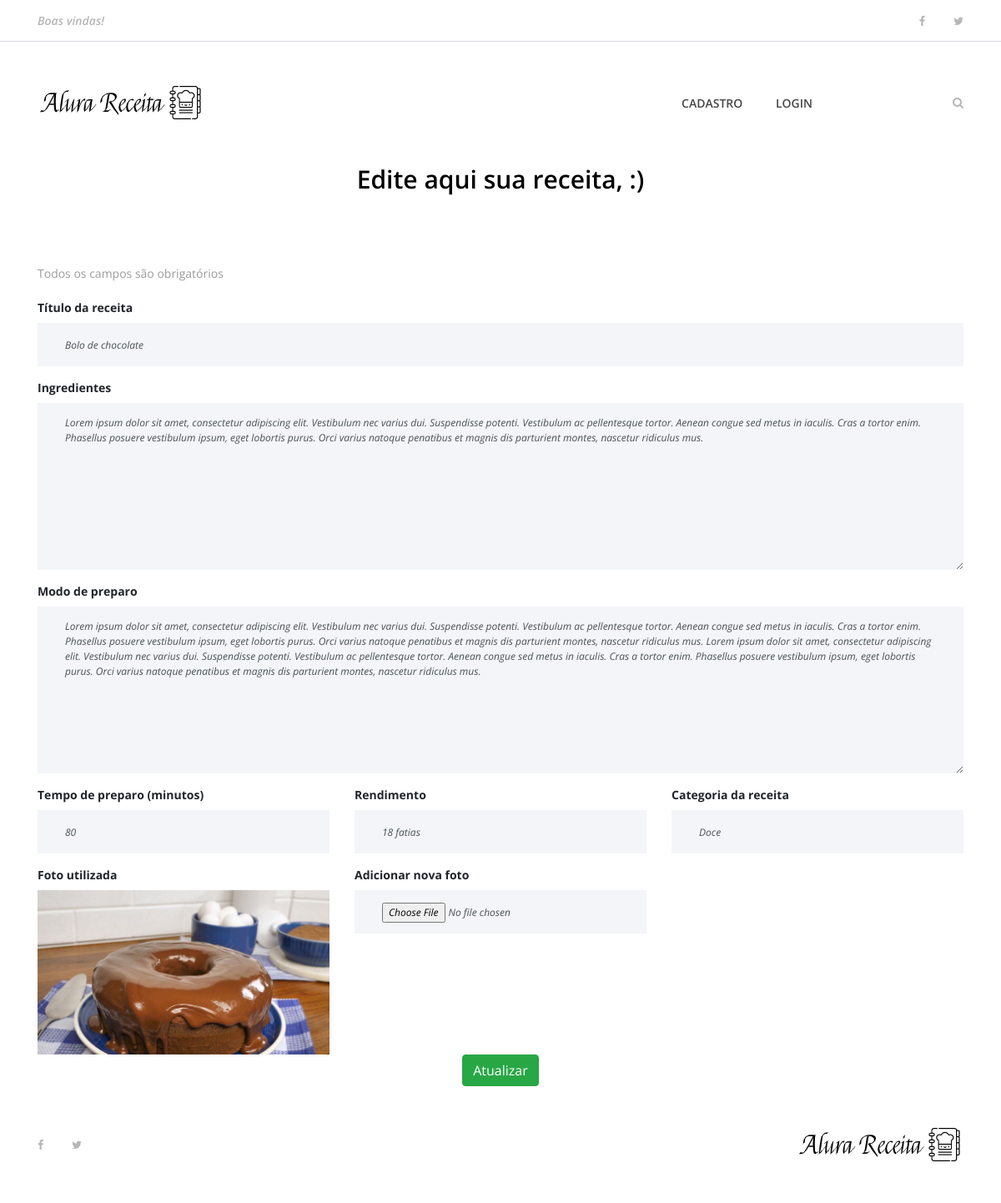
The page /edita/1 on the database as committed earlier.
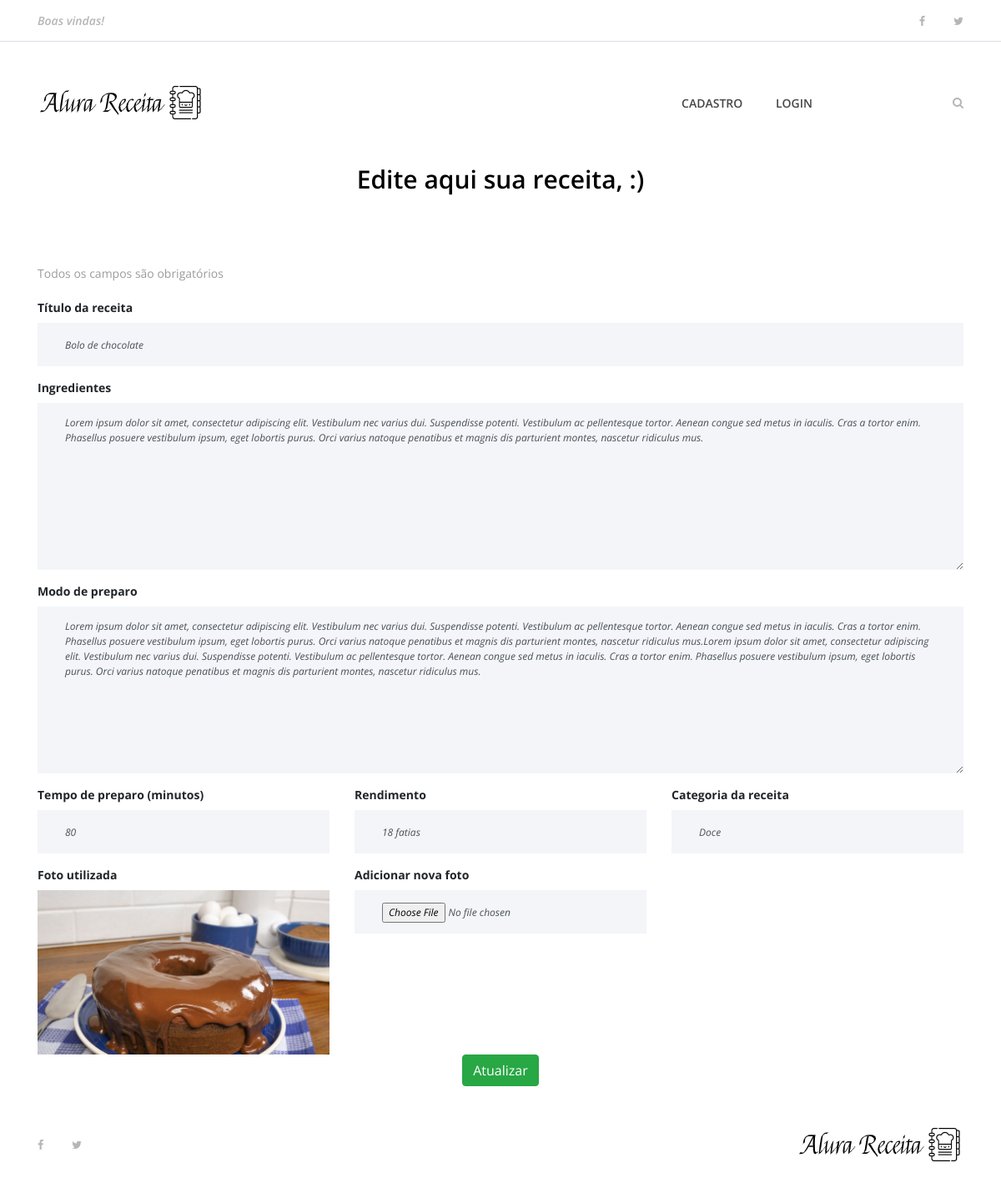
The same page on the database as committed later.
### apps/receitas/models.py (models this page shows, shortened)
class receita(models.Model):
    pessoa = models.ForeignKey(User, on_delete=models.CASCADE)
    nome_receita = models.CharField(max_length=200)
    ingredientes = models.TextField()
    modo_preparo = models.TextField()
    tempo_preparo = models.IntegerField()
    rendimento = models.CharField(max_length=100)
    categoria = models.CharField(max_length=100)
    data_receita = models.DateTimeField(default=datetime.now, blank=True)
    foto_receita = models.ImageField(upload_to ='fotos/%d,%m,%Y', blank=True)
    publicado = models.BooleanField(default=False)

### apps/receitas/views/receita.py (the view)
# urls.py: path('edita/<int:receita_id>', edita_receita, name='edita_receita'),
def edita_receita(request, receita_id):
    recipe = get_object_or_404(receita, pk=receita_id)
    receita_a_edita = { 'recipe': recipe }
    return render(request, 'usuarios/edita_receita.html', receita_a_edita)

### templates/usuarios/edita_receita.html (shortened to what this page needs)
{% extends 'base.html' %}
{% load static %}
{% block content %}
{% include 'partials/_menu.html' %}
<div class="contact-area section-padding">
    <div class="container">
        <div class="row">
            <div class="col-12">
                <div class="section-heading">
                    <h3>Edite aqui sua receita, {{ user.username }} :)</h3>
                </div>
            </div>
        </div>
        <div class="row">
            <div class="col-12">
            <p>Todos os campos são obrigatórios</p>
                <div class="contact-form-area">
                    <form action="{% url 'atualiza_receita' %}" method="post" enctype="multipart/form-data">
                        <div class="row">
                            <div class="col-12 col-lg-12">
                                <label for="nome_receita"><b>Título da receita</b></label>
                                <input type="text" id="nome_receita" class="form-control" name="nome_receita" placeholder="Ex. Suco de limão" value="{{ recipe.nome_receita }}" required>
                            </div>
                            <div class="col-12">
                                <label for="file"><b>Ingredientes</b></label>
                                <textarea class="form-control" name="ingredientes" cols="30" rows="10" placeholder="Ex. 2 Limões &#10;200ml de água" required>{{recipe.ingredientes}}</textarea>
                            </div>
                            <div class="col-12">
                                <label for="file"><b>Modo de preparo</b></label>
                                <textarea class="form-control" name="modo_preparo" cols="30" rows="10" placeholder="Ex. Corte o limão com cuidado e exprema no copo  &#10;Misture com a água e sirva." required>{{recipe.modo_preparo}}</textarea>
                            </div>
                            <div class="col-12 col-lg-4">
                                <label for="file"><b>Tempo de preparo (minutos)</b></label>
                                <input type="number" class="form-control" name="tempo_preparo" placeholder="Ex. 2" value="{{recipe.tempo_preparo}}" required>
                            </div>
                            <div class="col-12 col-lg-4">
                                <label for="file"><b>Rendimento</b></label>
                                <input type="text" class="form-control" name="rendimento" placeholder="Ex. serve 1 pessoa" value="{{recipe.rendimento}}" required>
                            </div>
                            <div class="col-12 col-lg-4">
                                <label for="file"><b>Categoria da receita</b></label>
                                <input type="text" class="form-control" name="categoria" placeholder="Ex. Sucos e bebidas" value="{{recipe.categoria}}"required>
                            </div>
                            <div class="col-12 col-lg-4">
                                <label for="file"><b>Foto utilizada</b></label>
                                <img src="{{ recipe.foto_receita.url }}" alt="">
                            </div>
                            <div class="col-12 col-lg-4">
                                <label for="file"><b>Adicionar nova foto</b></label>
                                <input type="file" class="form-control" name="foto_receita">
                            </div>
                            <div class="col-12 text-center">
                                <button class="btn btn-success" type="submit">Atualizar</button>
                            </div>
                        </div>
                    </form>
                </div>
            </div>
        </div>
    </div>
</div>
{% include 'partials/_footer.html' %}
{% endblock %}

Rows that differ between the two databases and show on the page:
changed receita "Bolo de chocolate": modo_preparo "…parturient montes, nascetur ridiculus mus. Lorem ipsum dolor sit amet,…" → "…parturient montes, nascetur ridiculus mus.Lorem ipsum dolor sit amet,…"
